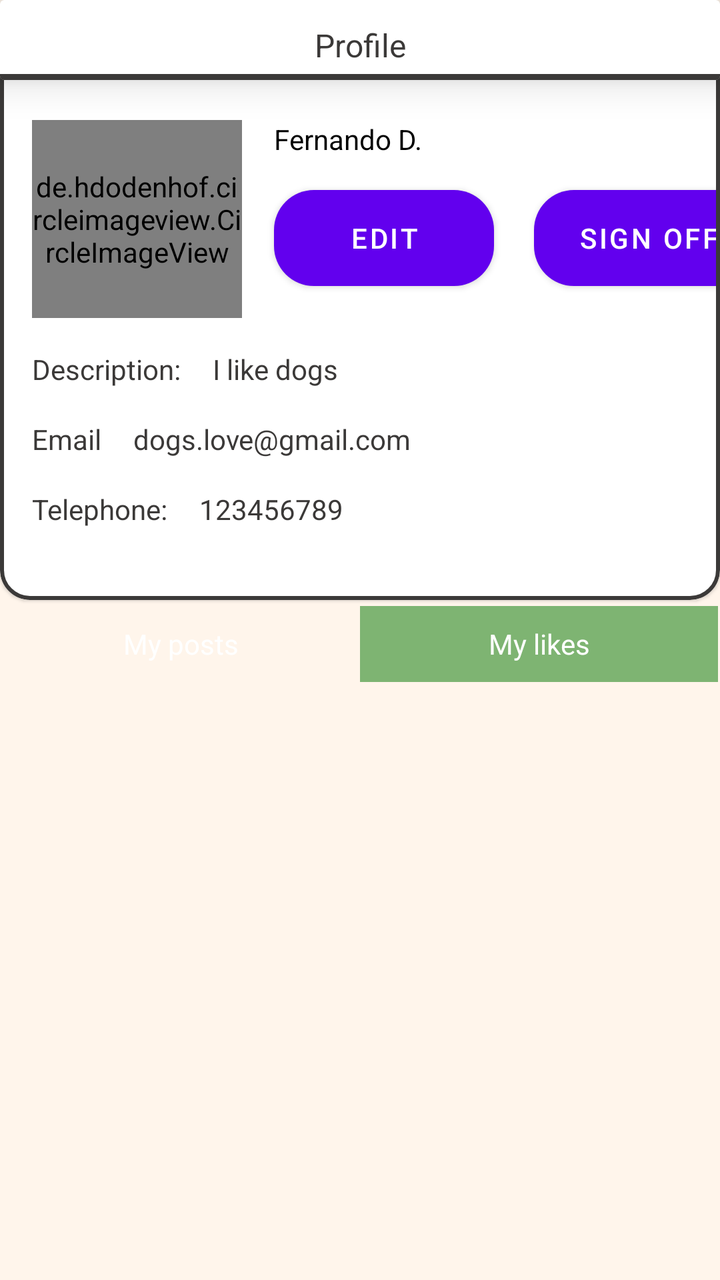
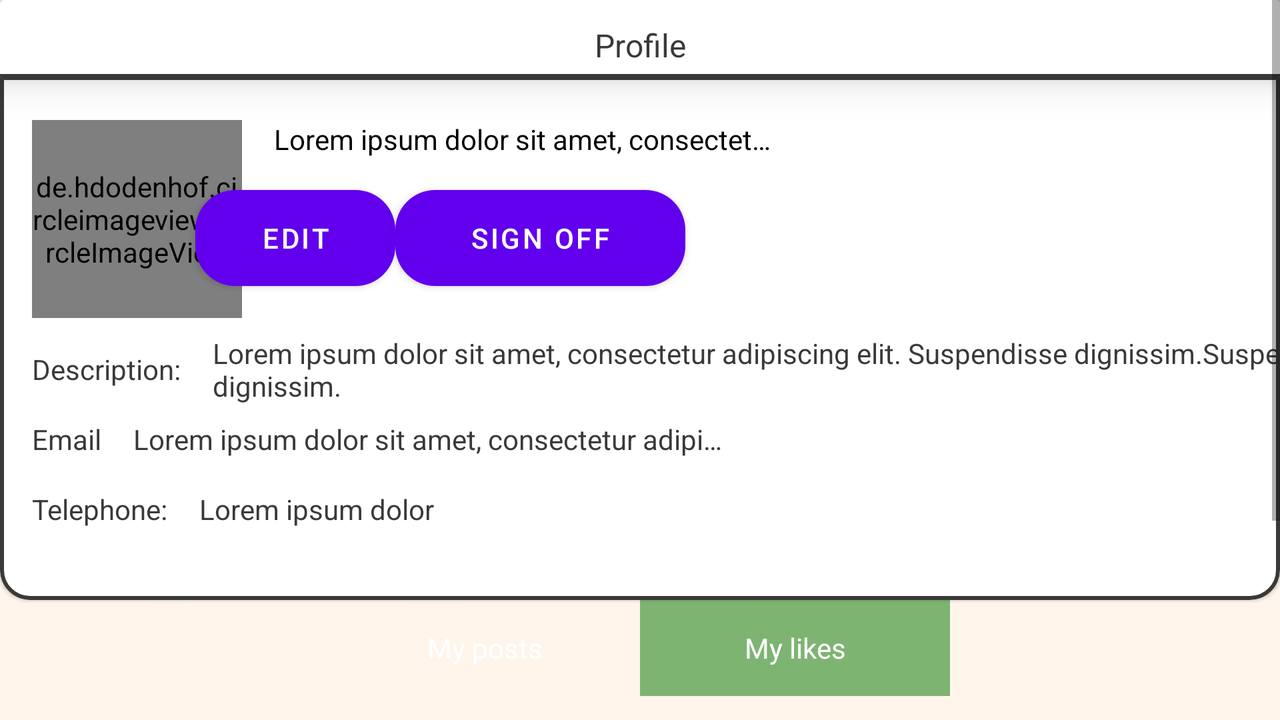

Two renders of one Android screen. The first uses the default layout on a phone; the second uses the alternative layout the repository ships for a different screen configuration, on a matching device. The two XML files are below.
<!-- AndroidManifest.xml: application theme Theme.PhotoPet -->
<!-- res/layout/fragment_perfil.xml -->
<?xml version="1.0" encoding="utf-8"?>
<androidx.constraintlayout.widget.ConstraintLayout xmlns:android="http://schemas.android.com/apk/res/android"
    xmlns:app="http://schemas.android.com/apk/res-auto"
    xmlns:tools="http://schemas.android.com/tools"
    android:layout_width="match_parent"
    android:layout_height="match_parent"
    android:background="@color/backgroundPet">

    <androidx.cardview.widget.CardView
        android:id="@+id/cardView"
        android:layout_width="match_parent"
        android:layout_height="40dp"
        android:translationZ="10dp"
        app:layout_constraintEnd_toEndOf="parent"
        app:layout_constraintTop_toTopOf="parent">

        <androidx.constraintlayout.widget.ConstraintLayout
            android:layout_width="match_parent"
            android:layout_height="match_parent">

            <TextView
                android:id="@+id/textView3"
                android:layout_width="wrap_content"
                android:layout_height="wrap_content"
                android:layout_marginTop="10dp"
                android:layout_marginBottom="5dp"
                android:text="@string/profiletab"
                android:textColor="@color/textColor"
                android:textSize="16sp"
                app:layout_constraintBottom_toBottomOf="parent"
                app:layout_constraintEnd_toEndOf="parent"
                app:layout_constraintStart_toStartOf="parent"
                app:layout_constraintTop_toTopOf="parent" />

            <View
                android:id="@+id/view3"
                android:layout_width="wrap_content"
                android:layout_height="3dp"

                android:background="@color/textColor"
                app:layout_constraintBottom_toBottomOf="parent"
                tools:ignore="MissingConstraints">

            </View>
        </androidx.constraintlayout.widget.ConstraintLayout>
    </androidx.cardview.widget.CardView>

    <com.google.android.material.card.MaterialCardView
        android:id="@+id/materialCardView"
        android:layout_width="match_parent"
        android:layout_height="300dp"
        android:background="@color/greenPet"
        app:cardBackgroundColor="@color/white"
        app:cardCornerRadius="15dp"
        app:layout_constraintTop_toTopOf="@+id/cardView"
        app:strokeColor="@color/textColor"
        app:strokeWidth="2dp"
        tools:ignore="MissingConstraints"
        tools:layout_editor_absoluteX="0dp">


        <androidx.constraintlayout.widget.ConstraintLayout
            android:layout_width="match_parent"
            android:layout_height="match_parent"
            android:background="@color/cardProfile">

            <de.hdodenhof.circleimageview.CircleImageView
                android:id="@+id/imageProfilePost"
                android:layout_width="105dp"
                android:layout_height="99dp"
                android:layout_marginStart="16dp"
                android:layout_marginTop="60dp"
                android:src="@drawable/puppy"
                app:civ_border_width="2dp"
                app:layout_constraintStart_toStartOf="parent"
                app:layout_constraintTop_toTopOf="parent"
                tools:srcCompat="@tools:sample/avatars" />

            <TextView
                android:id="@+id/txtNameProfile"
                android:layout_width="wrap_content"
                android:layout_height="wrap_content"
                android:layout_marginStart="16dp"
                android:text="Fernando D."
                android:textColor="@color/black"
                app:layout_constraintStart_toEndOf="@+id/imageProfilePost"
                app:layout_constraintTop_toTopOf="@+id/imageProfilePost" />

            <Button
                android:id="@+id/btnEdit"
                android:layout_width="110dp"
                android:layout_height="wrap_content"
                android:layout_marginStart="16dp"
                android:layout_marginTop="16dp"
                android:layout_marginEnd="36dp"
                android:background="@drawable/rounded_button_green"
                android:text="@string/edit"
                android:textColor="@color/white"
                app:layout_constraintEnd_toStartOf="@+id/btnCerrarSesion"
                app:layout_constraintStart_toEndOf="@+id/imageProfilePost"
                app:layout_constraintTop_toBottomOf="@+id/txtNameProfile" />

            <Button
                android:id="@+id/btnCerrarSesion"
                android:layout_width="115dp"
                android:layout_height="wrap_content"
                android:layout_marginStart="20dp"
                android:background="@drawable/rounded_button_green"
                android:text="@string/close"
                android:textColor="@color/white"
                app:layout_constraintStart_toEndOf="@+id/btnEdit"
                app:layout_constraintTop_toTopOf="@+id/btnEdit" />

            <TextView
                android:id="@+id/textView10"
                android:layout_width="wrap_content"
                android:layout_height="wrap_content"
                android:layout_marginStart="16dp"
                android:layout_marginTop="16dp"
                android:text="@string/desc"
                android:textColor="@color/textColor"
                app:layout_constraintStart_toStartOf="parent"
                app:layout_constraintTop_toBottomOf="@+id/imageProfilePost" />

            <TextView
                android:id="@+id/txtDescProfile"
                android:layout_width="wrap_content"
                android:layout_height="wrap_content"
                android:layout_marginStart="16dp"
                android:text="I like dogs"
                android:textColor="@color/textColor"
                app:layout_constraintStart_toEndOf="@+id/textView10"
                app:layout_constraintTop_toTopOf="@+id/textView10" />

            <TextView
                android:id="@+id/textView12"
                android:layout_width="wrap_content"
                android:layout_height="wrap_content"
                android:layout_marginStart="16dp"
                android:layout_marginTop="16dp"
                android:text="@string/email"
                android:textColor="@color/textColor"
                app:layout_constraintStart_toStartOf="parent"
                app:layout_constraintTop_toBottomOf="@+id/textView10" />

            <TextView
                android:id="@+id/textView13"
                android:layout_width="wrap_content"
                android:layout_height="wrap_content"
                android:layout_marginStart="16dp"
                android:layout_marginTop="16dp"
                android:text="@string/phone"
                android:textColor="@color/textColor"
                app:layout_constraintStart_toStartOf="parent"
                app:layout_constraintTop_toBottomOf="@+id/textView12" />

            <TextView
                android:id="@+id/txtEmailProfile"
                android:layout_width="wrap_content"
                android:layout_height="wrap_content"
                android:layout_marginStart="16dp"
                android:text="dogs.love@gmail.com"
                android:textColor="@color/textColor"
                app:layout_constraintStart_toEndOf="@+id/textView12"
                app:layout_constraintTop_toTopOf="@+id/textView12" />

            <TextView
                android:id="@+id/txtNumberProfile"
                android:layout_width="wrap_content"
                android:layout_height="wrap_content"
                android:layout_marginStart="16dp"
                android:text="123456789"
                android:textColor="@color/textColor"
                app:layout_constraintStart_toEndOf="@+id/textView13"
                app:layout_constraintTop_toTopOf="@+id/textView13" />
        </androidx.constraintlayout.widget.ConstraintLayout>

    </com.google.android.material.card.MaterialCardView>

    <androidx.recyclerview.widget.RecyclerView
        android:id="@+id/rvProfileCards"
        android:layout_width="412dp"
        android:layout_height="0dp"
        android:layout_marginBottom="70dp"
        android:background="@color/backgroundPet"
        app:layout_constraintBottom_toBottomOf="parent"
        app:layout_constraintEnd_toEndOf="parent"
        app:layout_constraintHorizontal_bias="0.0"
        app:layout_constraintStart_toStartOf="parent"
        app:layout_constraintTop_toBottomOf="@+id/toggle"
        tools:ignore="MissingConstraints"
        tools:listitem="@layout/card_publications" />

    <RadioGroup
        android:id="@+id/toggle"
        android:layout_width="match_parent"
        android:layout_height="40dp"
        android:layout_marginTop="2dp"
        android:background="@drawable/black_out_line"
        android:checkedButton="@+id/Mylikes"
        android:orientation="horizontal"
        app:layout_constraintEnd_toEndOf="parent"
        app:layout_constraintStart_toStartOf="parent"
        app:layout_constraintTop_toBottomOf="@+id/materialCardView"
        tools:ignore="MissingConstraints">

        <RadioButton
            android:id="@+id/Myposts"
            android:layout_width="0dp"
            android:layout_height="match_parent"
            android:layout_marginLeft="1dp"
            android:layout_marginTop="1dp"
            android:layout_marginBottom="1dp"
            android:layout_weight="1"
            android:background="@drawable/toggle_widget_background"
            android:button="@null"
            android:gravity="center"
            android:text="@string/myPosts"
            android:textColor="@color/white" />

        <RadioButton
            android:id="@+id/Mylikes"
            android:layout_width="0dp"
            android:layout_height="match_parent"
            android:layout_marginTop="1dp"
            android:layout_marginRight="1dp"
            android:layout_marginBottom="1dp"
            android:layout_weight="1"
            android:background="@drawable/toggle_widget_background"
            android:button="@null"
            android:gravity="center"
            android:text="@string/myLikes"
            android:textColor="@color/white" />
    </RadioGroup>

</androidx.constraintlayout.widget.ConstraintLayout>
<!-- res/layout/card_publications.xml (included above) -->
<?xml version="1.0" encoding="utf-8"?>
<FrameLayout xmlns:android="http://schemas.android.com/apk/res/android"
    xmlns:app="http://schemas.android.com/apk/res-auto"
    xmlns:tools="http://schemas.android.com/tools"
    android:id="@+id/FrameLayoutPostList"
    android:layout_width="wrap_content"
    android:layout_height="wrap_content"
    android:layout_margin="12dp">

    <LinearLayout
        android:layout_width="match_parent"
        android:layout_height="match_parent"
        tools:layout_editor_absoluteX="20dp"
        tools:layout_editor_absoluteY="16dp">

        <androidx.cardview.widget.CardView
            android:id="@+id/cardView2"
            android:layout_width="375dp"
            android:layout_height="match_parent"
            android:background="@color/backgroundPet"
            app:cardBackgroundColor="@color/backgroundPet">

            <androidx.constraintlayout.widget.ConstraintLayout
                android:layout_width="match_parent"
                android:layout_height="84dp"
                android:background="@drawable/card_publications_border">

                <TextView
                    android:id="@+id/txtAuthor"
                    android:layout_width="290dp"
                    android:layout_height="wrap_content"
                    android:layout_marginStart="16dp"
                    android:layout_marginTop="8dp"
                    android:layout_marginBottom="4dp"
                    android:ellipsize="end"

                    android:maxLines="1"
                    android:text="@string/Author"
                    android:textColor="@color/textColor"
                    android:textSize="12sp"
                    app:layout_constraintBottom_toTopOf="@+id/txtDesc"
                    app:layout_constraintEnd_toEndOf="parent"
                    app:layout_constraintStart_toEndOf="@+id/constraintLayout"
                    app:layout_constraintTop_toTopOf="parent" />

                <TextView
                    android:id="@+id/txtDesc"
                    android:layout_width="290dp"
                    android:layout_height="wrap_content"
                    android:layout_marginStart="8dp"
                    android:layout_marginBottom="8dp"
                    android:ellipsize="end"
                    android:maxLines="3"
                    android:text="@string/Lorem"
                    android:textColor="@color/textColor"
                    app:layout_constraintBottom_toBottomOf="parent"
                    app:layout_constraintEnd_toEndOf="parent"
                    app:layout_constraintStart_toEndOf="@+id/constraintLayout"
                    app:layout_constraintTop_toBottomOf="@+id/txtAuthor" />


                <com.google.android.material.card.MaterialCardView
                    android:id="@+id/constraintLayout"
                    android:layout_width="83dp"
                    android:layout_height="84dp"
                    android:layout_margin="5dp"
                    android:layout_marginStart="8dp"
                    android:layout_marginTop="-18dp"
                    android:layout_marginBottom="-18dp"
                    android:elevation="10dp"
                    android:translationX="3dp"
                    app:cardCornerRadius="16dp"
                    app:layout_constraintBottom_toBottomOf="parent"
                    app:layout_constraintEnd_toStartOf="@+id/txtDesc"
                    app:layout_constraintStart_toStartOf="parent"
                    app:layout_constraintTop_toTopOf="parent"
                    app:strokeColor="@color/textColor"
                    app:strokeWidth="2dp">

                    <ImageView
                        android:id="@+id/imagePost"
                        android:layout_width="match_parent"
                        android:layout_height="match_parent"
                        android:background="@color/white"
                        android:scaleType="centerCrop"
                        app:layout_constraintBottom_toBottomOf="parent"
                        app:layout_constraintEnd_toEndOf="parent"
                        app:layout_constraintHorizontal_bias="1.0"
                        app:layout_constraintStart_toStartOf="parent"
                        app:layout_constraintTop_toTopOf="parent"
                        app:layout_constraintVertical_bias="0.0"
                        app:srcCompat="@drawable/puppy" />
                </com.google.android.material.card.MaterialCardView>


            </androidx.constraintlayout.widget.ConstraintLayout>
        </androidx.cardview.widget.CardView>
    </LinearLayout>

    


</FrameLayout>
<!-- resources referenced by this layout -->
<resources>
  <color name="backgroundPet">#FFF5EB</color>
  <color name="black">#FF000000</color>
  <color name="greenPet">#7EB472</color>
  <color name="textColor">#3B3938</color>
  <color name="white">#FFFFFFFF</color>
  <!-- drawable card_publications_border (drawable) -->
  <?xml version="1.0" encoding="utf-8"?>
  <shape xmlns:android="http://schemas.android.com/apk/res/android"
      android:shape="rectangle">
  
      <solid android:color="@color/cardColor" />
  
      <stroke android:width="2dp" android:color="@color/textColor" />
  
      <corners android:topRightRadius="30dp"  android:bottomRightRadius="30dp"
                  android:bottomLeftRadius="30dp" android:topLeftRadius="30dp"/>
  
  
  
  </shape>
  <!-- drawable rounded_button_green (drawable) -->
  <?xml version="1.0" encoding="utf-8"?>
  <shape xmlns:android="http://schemas.android.com/apk/res/android"
      android:shape="rectangle">
  
      <solid android:color="@color/greenPet"/>
      <corners android:radius="20dp"/>
  
  </shape>
  <!-- drawable toggle_widget_background (drawable) -->
  <?xml version="1.0" encoding="utf-8"?>
  <selector xmlns:android="http://schemas.android.com/apk/res/android">
      <item android:drawable="@color/greenPet" android:state_checked="true" />
      <item android:drawable="@color/textColor" android:state_pressed="true" />
  </selector>
  <string name="Author">Author: </string>
  <string name="Lorem">Lorem ipsum dolor sit amet, consectetur adipiscing elit.  Suspendisse dignissim.Suspendisse dignissim.</string>
  <string name="close">Sign off</string>
  <string name="desc">Description: </string>
  <string name="edit">Edit </string>
  <string name="email">Email</string>
  <string name="myLikes">My likes</string>
  <string name="myPosts">My posts</string>
  <string name="phone">Telephone: </string>
  <string name="profiletab">Profile</string>
  <style name="Theme.PhotoPet" parent="Theme.MaterialComponents.DayNight.DarkActionBar">
          
          <item name="colorPrimary">@color/purple_500</item>
          <item name="colorPrimaryVariant">@color/purple_700</item>
          <item name="colorOnPrimary">@color/white</item>
          
          <item name="colorSecondary">@color/teal_200</item>
          <item name="colorSecondaryVariant">@color/teal_700</item>
          <item name="colorOnSecondary">@color/black</item>
          
          <item name="android:statusBarColor" tools:targetApi="l">?attr/colorPrimaryVariant</item>
          
  
  
      </style>
  <color name="cardColor">#F7C991</color>
  <color name="purple_500">#FF6200EE</color>
  <color name="purple_700">#FF3700B3</color>
  <color name="teal_200">#FF03DAC5</color>
  <color name="teal_700">#FF018786</color>
</resources>
<!-- res/layout-land/fragment_perfil.xml (the repository's variant of the layout above) -->
<!-- drawn on the phone turned sideways -->
<?xml version="1.0" encoding="utf-8"?>
<androidx.constraintlayout.widget.ConstraintLayout xmlns:android="http://schemas.android.com/apk/res/android"
    xmlns:app="http://schemas.android.com/apk/res-auto"
    xmlns:tools="http://schemas.android.com/tools"
    android:layout_width="match_parent"
    android:layout_height="match_parent"
    android:background="@color/backgroundPet">

    <ScrollView
        android:layout_width="match_parent"
        android:layout_height="match_parent">

        <androidx.constraintlayout.widget.ConstraintLayout
            android:layout_width="match_parent"
            android:layout_height="wrap_content">

            <RadioGroup
                android:id="@+id/toggle"
                android:layout_width="310dp"
                android:layout_height="48dp"
                android:background="@drawable/black_out_line"
                android:checkedButton="@+id/Mylikes"
                android:orientation="horizontal"
                app:layout_constraintBottom_toTopOf="@+id/rvProfileCards"
                app:layout_constraintEnd_toEndOf="parent"
                app:layout_constraintStart_toStartOf="parent"
                app:layout_constraintTop_toBottomOf="@+id/materialCardView"
                tools:ignore="MissingConstraints">

                <RadioButton
                    android:id="@+id/Myposts"
                    android:layout_width="0dp"
                    android:layout_height="match_parent"
                    android:layout_weight="1"
                    android:background="@drawable/toggle_widget_background"
                    android:button="@null"
                    android:gravity="center"
                    android:text="@string/myPosts"
                    android:textColor="@color/white"
                    tools:ignore="TextContrastCheck" />

                <RadioButton
                    android:id="@+id/Mylikes"
                    android:layout_width="0dp"
                    android:layout_height="match_parent"
                    android:layout_weight="1"
                    android:background="@drawable/toggle_widget_background"
                    android:button="@null"
                    android:gravity="center"
                    android:text="@string/myLikes"
                    android:textColor="@color/white"
                    tools:ignore="TextContrastCheck" />
            </RadioGroup>

            <androidx.recyclerview.widget.RecyclerView
                android:id="@+id/rvProfileCards"
                android:layout_width="match_parent"
                android:layout_height="150dp"
                android:background="@color/backgroundPet"
                app:layout_constraintBottom_toBottomOf="parent"
                app:layout_constraintEnd_toEndOf="parent"
                app:layout_constraintStart_toStartOf="parent"
                app:layout_constraintTop_toBottomOf="@+id/toggle"
                tools:ignore="MissingConstraints"
                tools:listitem="@layout/card_publications" />

            <com.google.android.material.card.MaterialCardView
                android:id="@+id/materialCardView"
                android:layout_width="match_parent"
                android:layout_height="300dp"
                android:background="@color/greenPet"
                app:cardBackgroundColor="@color/white"
                app:cardCornerRadius="15dp"
                app:strokeColor="@color/textColor"
                app:strokeWidth="2dp"
                tools:ignore="MissingConstraints"
                tools:layout_editor_absoluteY="40dp">


                <androidx.constraintlayout.widget.ConstraintLayout
                    android:layout_width="match_parent"
                    android:layout_height="match_parent"
                    android:background="@color/cardProfile">

                    <de.hdodenhof.circleimageview.CircleImageView
                        android:id="@+id/imageProfilePost"
                        android:layout_width="105dp"
                        android:layout_height="99dp"
                        android:layout_marginStart="16dp"
                        android:layout_marginTop="60dp"
                        android:src="@drawable/puppy"
                        app:civ_border_width="2dp"
                        app:layout_constraintStart_toStartOf="parent"
                        app:layout_constraintTop_toTopOf="parent"
                        tools:srcCompat="@tools:sample/avatars" />

                    <TextView
                        android:id="@+id/txtNameProfile"
                        android:layout_width="250dp"
                        android:layout_height="wrap_content"
                        android:layout_marginStart="16dp"
                        android:ellipsize="end"
                        android:maxLines="1"
                        android:text="@string/Lorem"
                        android:textColor="@color/black"
                        app:layout_constraintStart_toEndOf="@+id/imageProfilePost"
                        app:layout_constraintTop_toTopOf="@+id/imageProfilePost" />

                    <Button
                        android:id="@+id/btnEdit"
                        android:layout_width="100dp"
                        android:layout_height="wrap_content"
                        android:layout_marginStart="100dp"
                        android:layout_marginTop="16dp"
                        android:background="@drawable/rounded_button_green"
                        android:text="@string/edit"
                        android:textColor="@color/white"
                        app:layout_constraintEnd_toStartOf="@+id/btnCerrarSesion"
                        app:layout_constraintStart_toStartOf="parent"
                        app:layout_constraintTop_toBottomOf="@+id/txtNameProfile"
                        tools:ignore="TextContrastCheck" />

                    <Button
                        android:id="@+id/btnCerrarSesion"
                        android:layout_width="145dp"
                        android:layout_height="wrap_content"
                        android:layout_marginEnd="300dp"
                        android:background="@drawable/rounded_button_green"
                        android:text="@string/close"
                        android:textColor="@color/white"
                        app:layout_constraintEnd_toEndOf="parent"
                        app:layout_constraintStart_toEndOf="@+id/btnEdit"
                        app:layout_constraintTop_toTopOf="@+id/btnEdit"
                        tools:ignore="TextContrastCheck" />

                    <TextView
                        android:id="@+id/textView10"
                        android:layout_width="wrap_content"
                        android:layout_height="wrap_content"
                        android:layout_marginStart="16dp"
                        android:layout_marginTop="16dp"
                        android:text="@string/desc"
                        android:textColor="@color/textColor"
                        app:layout_constraintStart_toStartOf="parent"
                        app:layout_constraintTop_toBottomOf="@+id/imageProfilePost" />

                    <TextView
                        android:id="@+id/txtDescProfile"
                        android:layout_width="580dp"
                        android:layout_height="wrap_content"
                        android:layout_marginStart="16dp"
                        android:layout_marginBottom="16dp"
                        android:ellipsize="end"
                        android:maxLines="2"
                        android:text="@string/Lorem"
                        android:textColor="@color/textColor"
                        app:layout_constraintBottom_toTopOf="@+id/txtEmailProfile"
                        app:layout_constraintStart_toEndOf="@+id/textView10"
                        app:layout_constraintTop_toTopOf="@+id/textView10" />

                    <TextView
                        android:id="@+id/textView12"
                        android:layout_width="wrap_content"
                        android:layout_height="wrap_content"
                        android:layout_marginStart="16dp"
                        android:layout_marginTop="16dp"
                        android:text="@string/email"
                        android:textColor="@color/textColor"
                        app:layout_constraintStart_toStartOf="parent"
                        app:layout_constraintTop_toBottomOf="@+id/textView10" />

                    <TextView
                        android:id="@+id/textView13"
                        android:layout_width="wrap_content"
                        android:layout_height="wrap_content"
                        android:layout_marginStart="16dp"
                        android:layout_marginTop="16dp"
                        android:text="@string/phone"
                        android:textColor="@color/textColor"
                        app:layout_constraintStart_toStartOf="parent"
                        app:layout_constraintTop_toBottomOf="@+id/textView12" />

                    <TextView
                        android:id="@+id/txtEmailProfile"
                        android:layout_width="300dp"
                        android:layout_height="wrap_content"
                        android:layout_marginStart="16dp"
                        android:ellipsize="end"
                        android:maxLines="1"
                        android:text="@string/Lorem"
                        android:textColor="@color/textColor"
                        app:layout_constraintStart_toEndOf="@+id/textView12"
                        app:layout_constraintTop_toTopOf="@+id/textView12" />

                    <TextView
                        android:id="@+id/txtNumberProfile"
                        android:layout_width="wrap_content"
                        android:layout_height="wrap_content"
                        android:layout_marginStart="16dp"
                        android:maxEms="10"
                        android:maxLines="1"
                        android:text="@string/Lorem"
                        android:textColor="@color/textColor"
                        app:layout_constraintStart_toEndOf="@+id/textView13"
                        app:layout_constraintTop_toTopOf="@+id/textView13" />
                </androidx.constraintlayout.widget.ConstraintLayout>

            </com.google.android.material.card.MaterialCardView>

            <androidx.cardview.widget.CardView
                android:id="@+id/cardView"
                android:layout_width="match_parent"
                android:layout_height="40dp"
                android:translationZ="10dp">

                <androidx.constraintlayout.widget.ConstraintLayout
                    android:layout_width="match_parent"
                    android:layout_height="match_parent">

                    <TextView
                        android:id="@+id/textView3"
                        android:layout_width="wrap_content"
                        android:layout_height="wrap_content"
                        android:layout_marginTop="10dp"
                        android:layout_marginBottom="5dp"
                        android:text="@string/profiletab"
                        android:textColor="@color/textColor"
                        android:textSize="16sp"
                        app:layout_constraintBottom_toBottomOf="parent"
                        app:layout_constraintEnd_toEndOf="parent"
                        app:layout_constraintStart_toStartOf="parent"
                        app:layout_constraintTop_toTopOf="parent" />

                    <View
                        android:id="@+id/view3"
                        android:layout_width="wrap_content"
                        android:layout_height="3dp"

                        android:background="@color/textColor"
                        app:layout_constraintBottom_toBottomOf="parent"
                        tools:ignore="MissingConstraints, ContentDescription">

                    </View>
                </androidx.constraintlayout.widget.ConstraintLayout>
            </androidx.cardview.widget.CardView>
        </androidx.constraintlayout.widget.ConstraintLayout>
    </ScrollView>


</androidx.constraintlayout.widget.ConstraintLayout>
